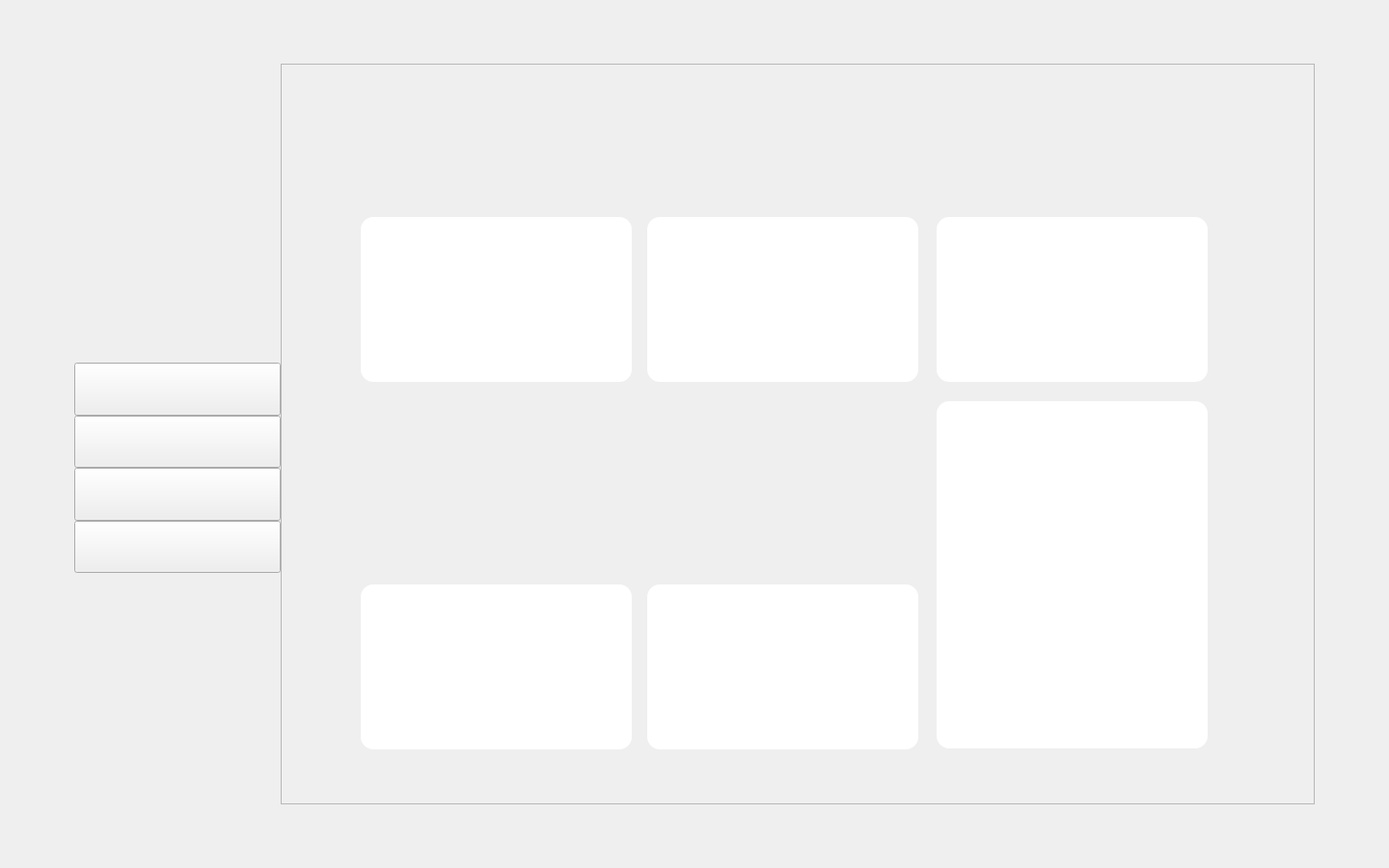
<?xml version="1.0" encoding="UTF-8"?>
<ui version="4.0">
 <class>MainWidget</class>
 <widget class="QWidget" name="MainWidget">
  <property name="geometry">
   <rect>
    <x>0</x>
    <y>0</y>
    <width>1440</width>
    <height>900</height>
   </rect>
  </property>
  <property name="windowTitle">
   <string>MainWidget</string>
  </property>
  <property name="styleSheet">
   <string notr="true">#MainWidget{border-image: url(:/new/Main/image/管理界面 张帆背景.png);}

#save:checked{
border-image: url(:/new/Main/image/管理界面 存.png);
}
#save:!checked{
border-image: url(:/new/Main/image/管理界面 存 没框.png);
}
#take:checked{
border-image: url(:/new/Main/image/管理界面 取 有框.png);
}
#take:!checked{
border-image: url(:/new/Main/image/管理界面 取.png);
}
#admin:checked{
border-image: url(:/new/Main/image/管理界面 管理 有框.png);
}
#admin:!checked{
border-image: url(:/new/Main/image/管理界面 管理.png);
}
#pullOut:checked{
border-image: url(:/new/Main/image/管理界面 退出有框.png);
}
#pullOut:!checked{
border-image: url(:/new/Main/image/管理界面 退出.png);
}</string>
  </property>
  <layout class="QVBoxLayout" name="verticalLayout">
   <property name="leftMargin">
    <number>77</number>
   </property>
   <property name="topMargin">
    <number>66</number>
   </property>
   <property name="rightMargin">
    <number>77</number>
   </property>
   <property name="bottomMargin">
    <number>66</number>
   </property>
   <item>
    <layout class="QHBoxLayout" name="mainLayout" stretch="2,10">
     <property name="spacing">
      <number>0</number>
     </property>
     <property name="rightMargin">
      <number>0</number>
     </property>
     <item>
      <layout class="QVBoxLayout" name="titleLayout">
       <property name="spacing">
        <number>0</number>
       </property>
       <property name="topMargin">
        <number>0</number>
       </property>
       <property name="bottomMargin">
        <number>240</number>
       </property>
       <item>
        <widget class="QFrame" name="frame_3">
         <property name="minimumSize">
          <size>
           <width>0</width>
           <height>310</height>
          </size>
         </property>
         <property name="frameShape">
          <enum>QFrame::NoFrame</enum>
         </property>
         <property name="frameShadow">
          <enum>QFrame::Raised</enum>
         </property>
         <widget class="QLabel" name="lock">
          <property name="geometry">
           <rect>
            <x>64</x>
            <y>100</y>
            <width>88</width>
            <height>88</height>
           </rect>
          </property>
          <property name="styleSheet">
           <string notr="true">border-image: url(:/new/Main/image/lock.png);</string>
          </property>
          <property name="text">
           <string/>
          </property>
         </widget>
        </widget>
       </item>
       <item>
        <widget class="QPushButton" name="save">
         <property name="sizePolicy">
          <sizepolicy hsizetype="Preferred" vsizetype="Preferred">
           <horstretch>0</horstretch>
           <verstretch>0</verstretch>
          </sizepolicy>
         </property>
         <property name="focusPolicy">
          <enum>Qt::NoFocus</enum>
         </property>
         <property name="text">
          <string/>
         </property>
         <property name="checkable">
          <bool>true</bool>
         </property>
         <property name="checked">
          <bool>false</bool>
         </property>
        </widget>
       </item>
       <item>
        <widget class="QPushButton" name="take">
         <property name="sizePolicy">
          <sizepolicy hsizetype="Preferred" vsizetype="Preferred">
           <horstretch>0</horstretch>
           <verstretch>0</verstretch>
          </sizepolicy>
         </property>
         <property name="focusPolicy">
          <enum>Qt::NoFocus</enum>
         </property>
         <property name="text">
          <string/>
         </property>
         <property name="checkable">
          <bool>true</bool>
         </property>
         <property name="checked">
          <bool>false</bool>
         </property>
        </widget>
       </item>
       <item>
        <widget class="QPushButton" name="admin">
         <property name="sizePolicy">
          <sizepolicy hsizetype="Preferred" vsizetype="Preferred">
           <horstretch>0</horstretch>
           <verstretch>0</verstretch>
          </sizepolicy>
         </property>
         <property name="focusPolicy">
          <enum>Qt::NoFocus</enum>
         </property>
         <property name="text">
          <string/>
         </property>
         <property name="checkable">
          <bool>true</bool>
         </property>
         <property name="checked">
          <bool>false</bool>
         </property>
        </widget>
       </item>
       <item>
        <widget class="QPushButton" name="pullOut">
         <property name="sizePolicy">
          <sizepolicy hsizetype="Preferred" vsizetype="Preferred">
           <horstretch>0</horstretch>
           <verstretch>0</verstretch>
          </sizepolicy>
         </property>
         <property name="focusPolicy">
          <enum>Qt::NoFocus</enum>
         </property>
         <property name="text">
          <string/>
         </property>
         <property name="checkable">
          <bool>true</bool>
         </property>
         <property name="checked">
          <bool>false</bool>
         </property>
        </widget>
       </item>
      </layout>
     </item>
     <item>
      <widget class="QFrame" name="frame">
       <property name="styleSheet">
        <string notr="true"/>
       </property>
       <property name="frameShape">
        <enum>QFrame::StyledPanel</enum>
       </property>
       <property name="frameShadow">
        <enum>QFrame::Raised</enum>
       </property>
       <widget class="QStackedWidget" name="stack">
        <property name="geometry">
         <rect>
          <x>0</x>
          <y>140</y>
          <width>1071</width>
          <height>631</height>
         </rect>
        </property>
        <property name="styleSheet">
         <string notr="true">QPushButton{
background-color: rgb(255, 255, 255);
border-radius:13px;
}

QPushButton:pressed{
margin-left:2px;
margin-top:2px;
margin-right:2px;
margin-bottom:2px;
}</string>
        </property>
        <property name="currentIndex">
         <number>0</number>
        </property>
        <widget class="QWidget" name="page">
         <widget class="QPushButton" name="pushButton_6">
          <property name="geometry">
           <rect>
            <x>380</x>
            <y>400</y>
            <width>281</width>
            <height>171</height>
           </rect>
          </property>
          <property name="focusPolicy">
           <enum>Qt::NoFocus</enum>
          </property>
          <property name="styleSheet">
           <string notr="true">border-image: url(:/new/Main/image/管理界面 测试6.png);</string>
          </property>
          <property name="text">
           <string/>
          </property>
         </widget>
         <widget class="QFrame" name="frame_2">
          <property name="geometry">
           <rect>
            <x>83</x>
            <y>210</y>
            <width>577</width>
            <height>171</height>
           </rect>
          </property>
          <property name="styleSheet">
           <string notr="true">border-radius:13px;
border-image: url(:/new/Main/image/管理界面 测试4.png);</string>
          </property>
          <property name="frameShape">
           <enum>QFrame::StyledPanel</enum>
          </property>
          <property name="frameShadow">
           <enum>QFrame::Raised</enum>
          </property>
         </widget>
         <widget class="QPushButton" name="pushButton_3">
          <property name="geometry">
           <rect>
            <x>680</x>
            <y>19</y>
            <width>281</width>
            <height>171</height>
           </rect>
          </property>
          <property name="focusPolicy">
           <enum>Qt::NoFocus</enum>
          </property>
          <property name="styleSheet">
           <string notr="true">border-image: url(:/new/Main/image/管理界面 测试3.png);</string>
          </property>
          <property name="text">
           <string/>
          </property>
         </widget>
         <widget class="QPushButton" name="pushButton">
          <property name="geometry">
           <rect>
            <x>83</x>
            <y>19</y>
            <width>281</width>
            <height>171</height>
           </rect>
          </property>
          <property name="focusPolicy">
           <enum>Qt::NoFocus</enum>
          </property>
          <property name="styleSheet">
           <string notr="true">border-image: url(:/new/Main/image/管理界面 测试1.png);
</string>
          </property>
          <property name="text">
           <string/>
          </property>
         </widget>
         <widget class="QPushButton" name="pushButton_2">
          <property name="geometry">
           <rect>
            <x>380</x>
            <y>19</y>
            <width>281</width>
            <height>171</height>
           </rect>
          </property>
          <property name="focusPolicy">
           <enum>Qt::NoFocus</enum>
          </property>
          <property name="styleSheet">
           <string notr="true">border-image: url(:/new/Main/image/管理界面 测试2.png);</string>
          </property>
          <property name="text">
           <string/>
          </property>
         </widget>
         <widget class="QPushButton" name="pushButton_5">
          <property name="geometry">
           <rect>
            <x>83</x>
            <y>400</y>
            <width>281</width>
            <height>171</height>
           </rect>
          </property>
          <property name="focusPolicy">
           <enum>Qt::NoFocus</enum>
          </property>
          <property name="styleSheet">
           <string notr="true">border-image: url(:/new/Main/image/管理界面 测试6.png);</string>
          </property>
          <property name="text">
           <string/>
          </property>
         </widget>
         <widget class="QPushButton" name="pushButton_4">
          <property name="geometry">
           <rect>
            <x>680</x>
            <y>210</y>
            <width>281</width>
            <height>360</height>
           </rect>
          </property>
          <property name="focusPolicy">
           <enum>Qt::NoFocus</enum>
          </property>
          <property name="styleSheet">
           <string notr="true">border-image: url(:/new/Main/image/管理界面 测试5.png);</string>
          </property>
          <property name="text">
           <string/>
          </property>
         </widget>
        </widget>
        <widget class="QWidget" name="page_2">
         <widget class="QLabel" name="label">
          <property name="geometry">
           <rect>
            <x>400</x>
            <y>260</y>
            <width>241</width>
            <height>51</height>
           </rect>
          </property>
          <property name="styleSheet">
           <string notr="true">font: 20px &quot;微软雅黑&quot;;</string>
          </property>
          <property name="text">
           <string>当前功能施工中……</string>
          </property>
         </widget>
        </widget>
        <widget class="QWidget" name="page_3">
         <widget class="QLabel" name="label_2">
          <property name="geometry">
           <rect>
            <x>400</x>
            <y>260</y>
            <width>321</width>
            <height>51</height>
           </rect>
          </property>
          <property name="styleSheet">
           <string notr="true">font: 20px &quot;微软雅黑&quot;;</string>
          </property>
          <property name="text">
           <string>当前功能施工中……</string>
          </property>
         </widget>
        </widget>
        <widget class="QWidget" name="page_4">
         <widget class="QLabel" name="label_3">
          <property name="geometry">
           <rect>
            <x>400</x>
            <y>260</y>
            <width>321</width>
            <height>51</height>
           </rect>
          </property>
          <property name="styleSheet">
           <string notr="true">font: 20px &quot;微软雅黑&quot;;</string>
          </property>
          <property name="text">
           <string>当前功能施工中……</string>
          </property>
         </widget>
        </widget>
       </widget>
      </widget>
     </item>
    </layout>
   </item>
  </layout>
 </widget>
 <layoutdefault spacing="6" margin="11"/>
 <resources/>
 <connections/>
</ui>
